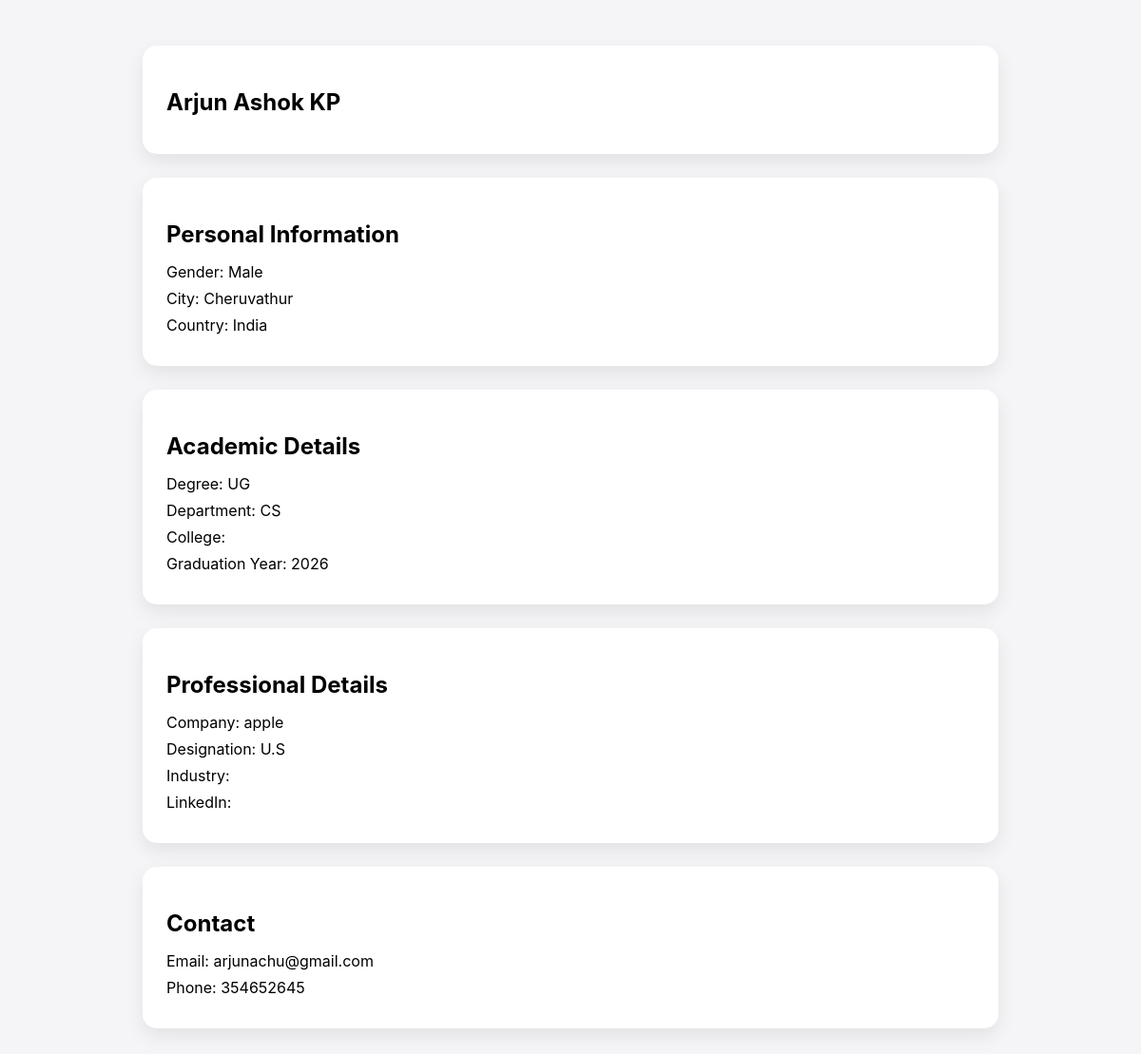
The app's page /profile/2/ (signed in) with its own data.
### alumni_module/models.py (models this page shows, shortened)
class AlumniProfile(models.Model):
    user = models.OneToOneField(User, on_delete=models.CASCADE)
    first_name = models.CharField(max_length=100, blank=True)
    last_name = models.CharField(max_length=100, blank=True)
    gender = models.CharField(max_length=20, blank=True)
    date_of_birth = models.DateField(null=True, blank=True)
    photo = models.ImageField(upload_to='photos/', null=True, blank=True)
    address = models.TextField(blank=True)
    city = models.CharField(max_length=100, blank=True)
    state = models.CharField(max_length=100, blank=True)
    country = models.CharField(max_length=100, blank=True)
    postal_code = models.CharField(max_length=20, blank=True)

class AcademicDetails(models.Model):
    user = models.OneToOneField(User, on_delete=models.CASCADE)
    student_id = models.CharField(max_length=50, blank=True)
    degree = models.CharField(max_length=100, blank=True)
    department = models.CharField(max_length=100, blank=True)
    year_of_admission = models.IntegerField(null=True, blank=True)
    year_of_graduation = models.IntegerField(null=True, blank=True)
    achievements = models.TextField(blank=True)

class ProfessionalDetails(models.Model):
    user = models.OneToOneField(User, on_delete=models.CASCADE)
    current_designation = models.CharField(max_length=100, blank=True)
    current_company = models.CharField(max_length=100, blank=True)
    industry = models.CharField(max_length=100, blank=True)
    year_of_experience = models.IntegerField(null=True, blank=True)
    company_location = models.CharField(max_length=200, blank=True)
    linkedin_profile = models.URLField(blank=True)
    career_highlights = models.TextField(blank=True)

class ContactDetails(models.Model):
    user = models.OneToOneField(User, on_delete=models.CASCADE)
    email = models.EmailField(blank=True)
    phone_number = models.CharField(max_length=20, blank=True)
    alternate_phone = models.CharField(max_length=20, blank=True)

### alumni_module/views.py (the view)
# urls.py: path('profile/<int:user_id>/', views.view_profile, name='view_profile'),
@login_required
def view_profile(request, user_id):
    approved = SystemMetadata.objects.filter(
        user_id=user_id,
        status="APPROVED"
    ).first()
    if not approved:
        return redirect('alumni_directory')
    profile = AlumniProfile.objects.filter(user_id=user_id).first()
    academic = AcademicDetails.objects.filter(user_id=user_id).first()
    professional = ProfessionalDetails.objects.filter(user_id=user_id).first()
    contact = ContactDetails.objects.filter(user_id=user_id).first()
    return render(request, 'alumni/view_profile.html', {
        'profile': profile,
        'academic': academic,
        'professional': professional,
        'contact': contact,
    })

### templates/alumni/view_profile.html (shortened to what this page needs)
<!DOCTYPE html>
<html>
<head>
</head>
<body>
<div class="container">
    <div class="card">
        <h2>{{ profile.first_name }} {{ profile.last_name }}</h2>
    </div>
    <div class="card">
        <h2>Personal Information</h2>
        <div class="info">Gender: {{ profile.gender }}</div>
        <div class="info">City: {{ profile.city }}</div>
        <div class="info">Country: {{ profile.country }}</div>
    </div>
    <div class="card">
        <h2>Academic Details</h2>
        <div class="info">Degree: {{ academic.degree }}</div>
        <div class="info">Department: {{ academic.department }}</div>
        <div class="info">College: {{ academic.college_name }}</div>
        <div class="info">Graduation Year: {{ academic.year_of_graduation }}</div>
    </div>
    <div class="card">
        <h2>Professional Details</h2>
        <div class="info">Company: {{ professional.current_company }}</div>
        <div class="info">Designation: {{ professional.current_designation }}</div>
        <div class="info">Industry: {{ professional.industry }}</div>
        <div class="info">
            LinkedIn:
        </div>
    </div>
    <div class="card">
        <h2>Contact</h2>
        <div class="info">Email: {{ contact.email }}</div>
        <div class="info">Phone: {{ contact.phone_number }}</div>
    </div>
</div>
</body>
</html>

### templates/alumni/view_profile.html (style rules this page uses)
body { font-family: -apple-system, BlinkMacSystemFont, sans-serif; background: #f5f5f7; padding: 40px; }
.container { max-width: 900px; margin: auto; }
.card { background: white; padding: 25px; border-radius: 15px; box-shadow: 0 8px 20px rgba(0,0,0,0.08); margin-bottom: 25px; }
h2 { margin-bottom: 15px; }
.info { margin-bottom: 8px; }

### records on screen
AlumniProfile: first_name "Arjun", last_name "Ashok KP", gender "Male", city "Cheruvathur", country "India"
AcademicDetails: degree "UG", department "CS", year_of_graduation "2026"
ProfessionalDetails: current_company "apple", current_designation "U.S"
ContactDetails: email "arjunachu@gmail.com", phone_number "354652645"
